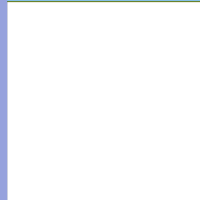
Frame 1 (no input)
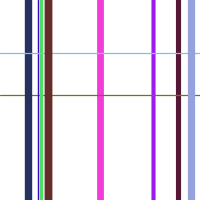
Frame 60 (the mouse pressed at the canvas centre just before this capture)
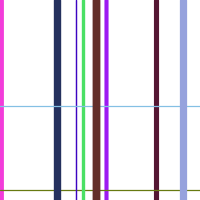
Frame 120 (the mouse held since frame 60 and released just before this capture)

The Processing sketch that drew these frames (run headless with seeded random() and noise(); from frame 60 on, the mouse is pressed at the canvas centre):

// Processing sketch: basics_09b_objects
// ── basics_09b_objects.pde
// now our array is not storing numbers but lines directly
// we can define new custom types like this via classes
Line[] lines = new Line[10];

void setup() {
  size(200, 200);
  // create instances of our new Line class
  for(int i = 0; i < lines.length; i++) {
    lines[i] = new Line();
  }
}

void draw() {
  background(255);
  // now we loop over all array entries
  for(int i = 0; i < lines.length; i++) {
    lines[i].update();
    lines[i].draw();
  }
}


// ── line.pde
class Line {
  float position;
  float weight;
  float speed;
  color col;

  // a boolean value can only either be true or false
  // it's equivalent to a switch/flag
  boolean isVertical;
  
  Line() {
    weight = random(1,10);
    speed = random(0.5, 5);
    col = color(random(255), random(255), random(255));
    // here we decide if the line is vertical or horizontal
    // based on the outcome of the condition below
    // we are basically asking this:
    // is the random number picked less than 50? true or false... 
    isVertical = (random(100) < 50);
  }

  void update() {
    position += speed;
    if (isVertical) {
      position %= width;
    } 
    else {
      position %= height;
    }
  }

  void draw() {
    strokeWeight(weight);
    stroke(col);
    if (isVertical) {
      line(position, 0, position, height);
    } 
    else {
      line(0, position, width, position);
    }
  }
}
